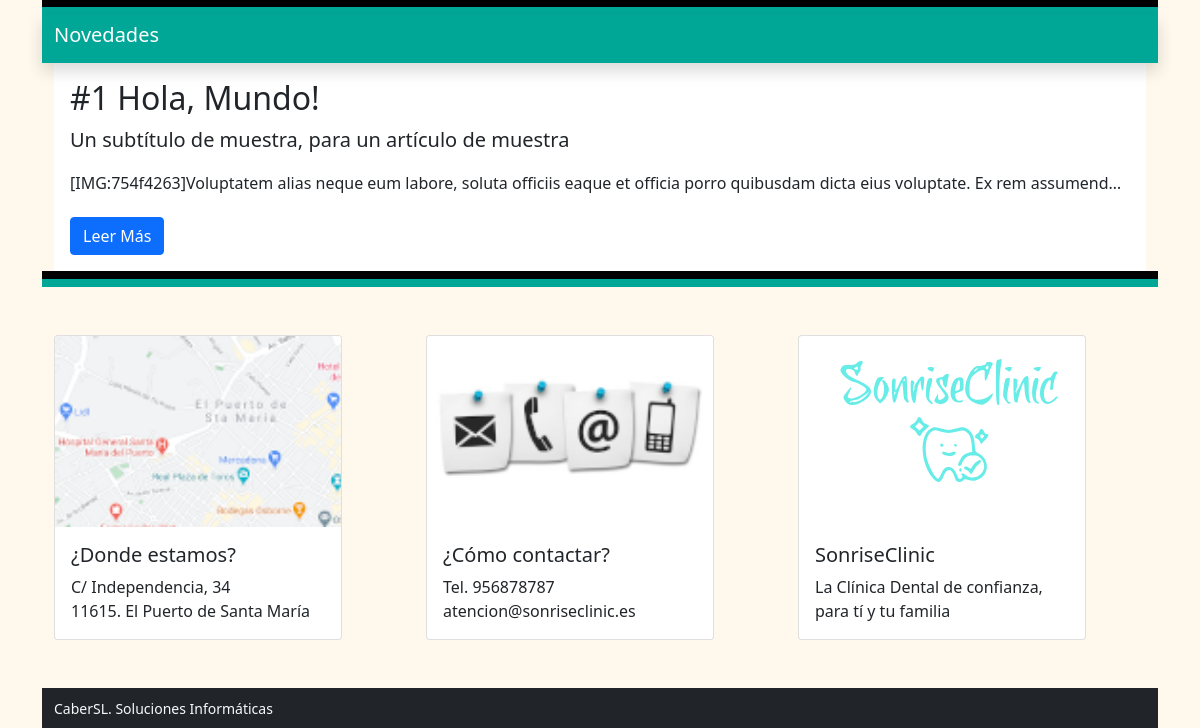
Before: / (lower part) with the older database file.
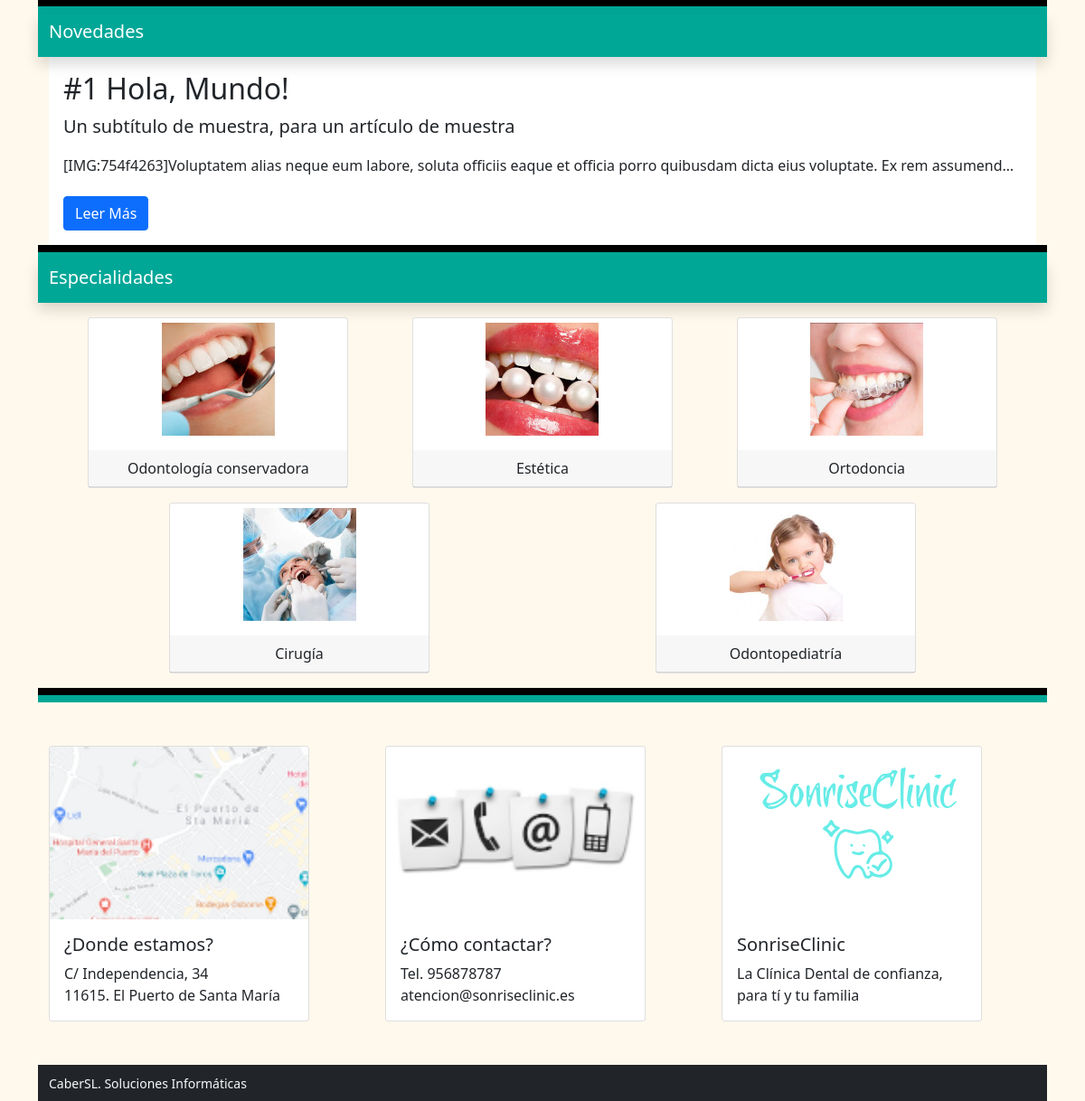
After: the same page with the newer database file.
### tables this page shows
CREATE TABLE `blocks` (
  `id` int(9) NOT NULL,
  `id_page` int(9) NOT NULL,
  `name` varchar(56) NOT NULL,
  `block` varchar(56) NOT NULL,
  `order_n` int(9) NOT NULL
);

CREATE TABLE `articles` (
  `id` int(9) NOT NULL,
  `title` varchar(255) NOT NULL,
  `subtitle` varchar(255) NOT NULL,
  `text` text NOT NULL,
  `date_created` datetime NOT NULL DEFAULT CURRENT_TIMESTAMP,
  `date_published` datetime DEFAULT NULL,
  `date_modifiqued` datetime DEFAULT NULL,
  `enabled` tinyint(1) NOT NULL,
  `author` int(11) NOT NULL
);

CREATE TABLE `treatments_categories` (
  `id` int(1) NOT NULL,
  `name` varchar(100) NOT NULL,
  `info` text NOT NULL,
  `image` varchar(300) NOT NULL
);

### includes/sessions.php (called while the page is built, shortened)
<?php
if (isset($_SESSION['lang'])){
    $lang = $_SESSION['lang'];
}else{
    $lang = null;
}

### includes/class.data.php (called while the page is built, shortened)
<?php
class DataBase
{
    var $connection;
    public function __construct()
    {
        if (DB_PASS == NULL)
            $this->connection = mysqli_connect(DB_SERVER, DB_USER, DB_NAME);
        else
            $this->connection = mysqli_connect(DB_SERVER, DB_USER, DB_PASS, DB_NAME);
        return true;
    }
    public function send($sql, $type = 'ARRAY')
    {
        $result = mysqli_query($this->connection, $sql) or die(mysqli_error($this->connection));
        $return = array();
        if ($type == 'ARRAY')
            while (($return[] = mysqli_fetch_array($result))) {
            } else
            while (($return[] = mysqli_fetch_assoc($result))) {
            }
        if (count($return) > 1)
            unset($return[count($return) - 1]);
        else
            $return = FALSE;
        return $return;
    }
    public function select($table, $where, $type = 'ARRAY')
    {
        $sql = "SELECT * FROM " . $table . " WHERE " . $where;
        $result = mysqli_query($this->connection, $sql);
        $return = array();
        if ($type == 'ARRAY')
            while (($return[] = mysqli_fetch_array($result))) {
            } else
            while (($return[] = mysqli_fetch_assoc($result))) {
            }
        if (count($return) > 1)
            unset($return[count($return) - 1]);
        else
            $return = FALSE;
        return $return;
    }
}

### includes/functions.php (called while the page is built, shortened)
<?php
function __($str, $lang = null){
  if(!isset($lang)):
    $lang = "es";
  endif;
  if (file_exists('lang/'.$lang.'.php')):
    if ( isset($texts[$str]) ){
      $str = $texts[$str];
    }
  endif;
  return $str;
}

### lang/es.php (called while the page is built)
<?php
$texts = array(
  'app_Title' => "SonriseClinic",
  'mn_Home' => "Inicio",
  'mn_News' => "Novedades",
  'mn_Categories' => "Categorías",
  'mn_Meeting' => "Gestión de Citas",
  'mn_Chat' => "Chat Interno",
  'mn_Speciality' => "Especialidades",
  'mn_Login' => "Iniciar Sesión",
  'mn_Logout' => "Cerrar Sesión",
  'mn_Admin' => "Panel de Control",
  'mn_Cites' => "Mis citas",
  'frm_Email' => "Dirección de correo electrónico",
  'frm_Pass' => "Clave",
  'frm_Send' => "Enviar",
  'frm_Remember' => "Recordar sesión",
  'frm_Name' => "Nick",
  'frm_FirstName' => "Nombre",
  'frm_LastName' => "Apellidos",
  'frm_Roles' => "Rol",
  'frm_Type' => "Grupo",
  'frm_Label' => "Etiqueta",
  'frm_Value' => "Valor",
  'frm_Title' => "Título",
  'frm_Subtitle' => "Subtítulo",
  'frm_Text' => "Texto",
  'frm_Image' => "Imagen",
  'frm_Desc' => "Descripción",
  'frm_Duration' => "Duración",
  'frm_Price' => "Precio",
  'btn_Update' => "Actualizar",
  'btn_Deleted' => "Eliminar",
  'btn_Ok' => "Aceptar",
  'btn_Close' => "Cerrar",
  'Learn_more' => 'Leer Más',
  'sect_users' => "Usuarios",
  'sect_settings' => "Configuración",
  'sect_categories' => "Categorías",
  'sect_articles' => "Artículos",
  'sect_pages' => "Páginas",
  'sect_treatments' => "Tratamientos",
  'modal_title_confirm' => "Confirme opción",
  'modal_text_confirm' => "Esta opción no es posible deshacerla. Si realmente está seguro/a pulse en 'Aceptar'",
  'err_NotAutenticates' => "Usuario no registrado",
  'date_Published' => "Fecha de publicación",
);

### blocks/specialties.php (the view, shortened to what the changed rows need)
<div class="container bg-light" style="border-top: 8px solid black">
  <?php
    $recordset = $db->send("SELECT * FROM treatments_categories;");
  ?>
  <div class="row" style="border-top: 8px solid #00A797">
    <nav class="navbar navbar-expand-lg bg-primary shadow navbar-dark" style="padding-top: 0">
    <a class="navbar-brand" href="#"><?=$name_block?></a>
    </nav>
  </div>
  <div class="d-flex p-2 bd-highlight flex-wrap justify-content-around">
  <?php foreach ($recordset as $specialty): ?>
  <div class="p-2 bd-highlight text-center">
  <div class="card" style="width: 18rem;">
  <figure class="figure" style="margin-top:5px">
  <?php if(isset($specialty['image']) && $specialty['image']!=""):?>
    <img src="images/specialties/<?=$specialty['image']?>" class="t-opacity">
  <?php endif;?>
  </figure>
  <div class="card-header"><?=$specialty['name']?></div>
    </div>
  </div>
  <?php endforeach;?>
  </div>
</div>

### index.php (shortened to what the changed rows need)
<?php
include ("includes/functions.php");
include ("includes/sessions.php");
$PG_NAME = "Home";
?>
<!DOCTYPE html>
<html lang="<?=$lang?>">
<?php require "sections/head.php";?>
<body class="bg-light">
  <?php
    $db = new DataBase(DB_SERVER, DB_USER, DB_PASS, DB_NAME, 1);
    $sql = "SELECT * FROM pages a INNER JOIN blocks b ON a.id = b.id_page WHERE a.page = '".$PG_NAME."' ORDER BY order_n ASC";
    $blocks = $db->send($sql);
    foreach($blocks as $block):
      $name_block = $block['name'];
      include "blocks/".$block['block'].".php";
    endforeach;
  ?>
</body>
</html>

### blocks/articles.php (shortened to what the changed rows need)
<div class="container bg-light" style="border-top: 8px solid black">
  <?php
    $articles = $db->select("block", "name = '".$name_block."'");
    $num_articles = $articles[0]['num#1'];
    $truncate = 0;
    if($articles[0]['num#2']==1) $truncate = $articles[0]['num#3'];
    $recordset = $db->send("SELECT * FROM articles WHERE enabled = 1 ORDER BY date_created DESC LIMIT 0, $num_articles");
  ?>
  <div class="row" style="border-top: 8px solid #00A797">
    <nav class="navbar navbar-expand-lg bg-primary shadow navbar-dark" style="padding-top: 0">
      <a class="navbar-brand" href="#"><?=$name_block?></a>
    </nav>
  </div>
  <?php
    foreach ($recordset as $article): ?>
  <div class="container-fluid px-3 py-3" style="background-color: white">
    <h2><?=$article['title']?></h2>
    <p class="lead"><?=$article['subtitle']?></p>
    <?php
        $texto = strip_tags($article['text']);
        ?>
    <p<?=$truncate!=0 ? " class='d-inline-block text-truncate' style='max-width: 100%;'" : "" ?>><?=$texto?></p>
      <a class="btn btn-primary btn-md" href="article.php?id=<?=$article['id']?>"
        role="button"><?=__('Learn_more', $lang)?></a>
  </div>
  <?php
    endforeach;?>
</div>

Changed rows visible on the page:
added blocks: name "Especialidades"
now on this page (row edited): treatments_categories: image (picture), name "Odontología conservadora"
now on this page (row edited): treatments_categories: image (picture), name "Estética"
now on this page (row edited): treatments_categories: image (picture), name "Ortodoncia"
now on this page (row edited): treatments_categories: image (picture), name "Cirugía"
now on this page (row edited): treatments_categories: image (picture), name "Odontopediatría"
